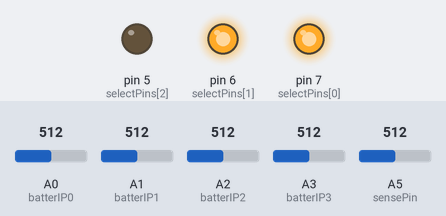
Simulated run of this sketch. Board: Arduino Uno, built with avr-gcc and run on an emulated ATmega328P. Parts: output pins drawn as LEDs (lit = HIGH). The test bench sets the inputs (shaded band); at power-on: A0 (batterIP0) = 512, A1 (batterIP1) = 512, A2 (batterIP2) = 512, A3 (batterIP3) = 512, A5 (sensePin) = 512. Pins used as bus, display or sensor lines are not drawn; what the sketch prints to the serial monitor is not drawn.

Above: at 1.2 s.
1.3 s: A0 (batterIP0) set to 511
3.3 s: A1 (batterIP1) set to 497
6.3 s: A2 (batterIP2) set to 533
Timing chart, 0 to 9.3 s (numbered marks = the images above; inputs shaded):
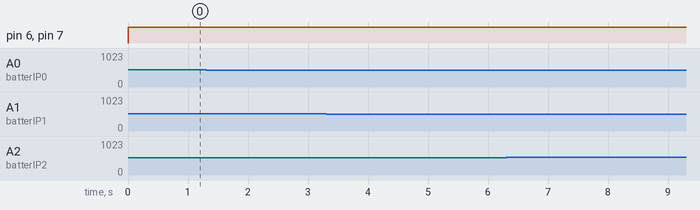

The sketch:

Complete_BMS_code.ino
```cpp
byte batterIP0 = A0;
byte batterIP1 = A1;
byte batterIP2 = A2;
byte batterIP3 = A3;
const int MOS = 4;
const int selectPins[3] = {7, 6, 5};
int sensePin = A5;
int sensorInput;
double temp;
float voltage0;
float voltage1;
float voltage2;
float voltage3;
float current;


void setup()
{
  pinMode(batterIP0, INPUT);
  pinMode(batterIP1, INPUT);
  pinMode(batterIP2, INPUT);
  pinMode(batterIP3, INPUT);
  pinMode(A5, INPUT);
  pinMode(MOS, OUTPUT);
  pinMode(5,OUTPUT);
  pinMode(6,OUTPUT);
  pinMode(7,OUTPUT);
  Serial.begin(9600);
  Serial.println("Y0\tY1\tY2");
  Serial.println("---\t---\t---");
}

void loop()
{
  int readValue0 = analogRead(A0);
  int readValue1 = analogRead(A1);
  int readValue2 = analogRead(A2);
  int readValue3 = analogRead(A3);
  digitalWrite(4,LOW);
  digitalWrite(5,LOW);
  digitalWrite(6,LOW);
  float totalvoltage = voltage0+voltage1+voltage2+voltage3;
  voltage0 = readValue0*(5.0/1023.0);
  voltage1 = readValue1*(5.0/1023.0);
  voltage2 = readValue2*(5.0/1023.0);
  voltage3 = readValue3*(5.0/1023.0);
  current = voltage3/62.745;
  for (byte pin=0; pin<=3; pin++)
  {
    selectMuxPin(pin); // Select one at a time
    int inputValue = analogRead(A5); // and read Z
    temp = (double)sensorInput / 1024;       //find percentage of input reading
    temp = temp * 5;                 //multiply by 5V to get voltage
    temp = temp - 0.5;               //Subtract the offset
    temp = temp * 100;               //Convert to degrees


}
  Serial.print("Current Temperature: ");
  Serial.println(String(temp) + "\t");
  Serial.print("Voltage1 = ");
  Serial.println(voltage0);
  Serial.print("Voltage2 = ");
  Serial.println(voltage1);
  Serial.print("Voltage3 = ");
  Serial.println(voltage2);
  Serial.print("Voltage4 = ");
  Serial.println(voltage3);
  Serial.print("Total Voltage = ");
  Serial.println(totalvoltage);
  Serial.print("Total Current = ");
  Serial.println(current);

  if (voltage0 > 3.8 || voltage0 < 2.5){
    digitalWrite(MOS,LOW);
    if (voltage0 < 2.5){
      Serial.println("UNDERVOLTAGE at 1");
    }
    else{
      Serial.println("OVERVOLTAGE at 1");
    }
  }
  else if ((voltage1 > 3.8)||(voltage1 < 2.5)){
    digitalWrite(MOS,LOW);
    if (voltage1 < 2.5){
      Serial.println("UNDERVOLTAGE at 2");
    }
    else{
      Serial.println("OVERVOLTAGE at 2");
    }

  }
  else if (voltage2 > 3.8 ||(voltage2 < 1.2)){
    digitalWrite(MOS,LOW);
    if (voltage2 < 1.2){
      Serial.println("UNDERVOLTAGE at 3");
    }
    else{
      Serial.println("OVERVOLTAGE at 3");
    }

  }
  else if (voltage3>3.8||(voltage3< 1.2)){
    digitalWrite(MOS,LOW);
    if(voltage3 < 1.2){
      Serial.println("UNDERVOLTAGE at 4");
    }
    else{
      Serial.println("OVERVOLTAGE at 4");
    }
  }
  else if (totalvoltage>13){
    Serial.println("OVERVOLTAGE DETECTED RUN FOR YOUR LIFE");
  }
  else{
    digitalWrite(MOS,HIGH);

  }
}
void selectMuxPin(byte pin)
{
  for (int i=0; i<3; i++)
  {
    if (pin & (1<<i))
      digitalWrite(selectPins[i], HIGH);
    else
      digitalWrite(selectPins[i], LOW);
  }
}
```
